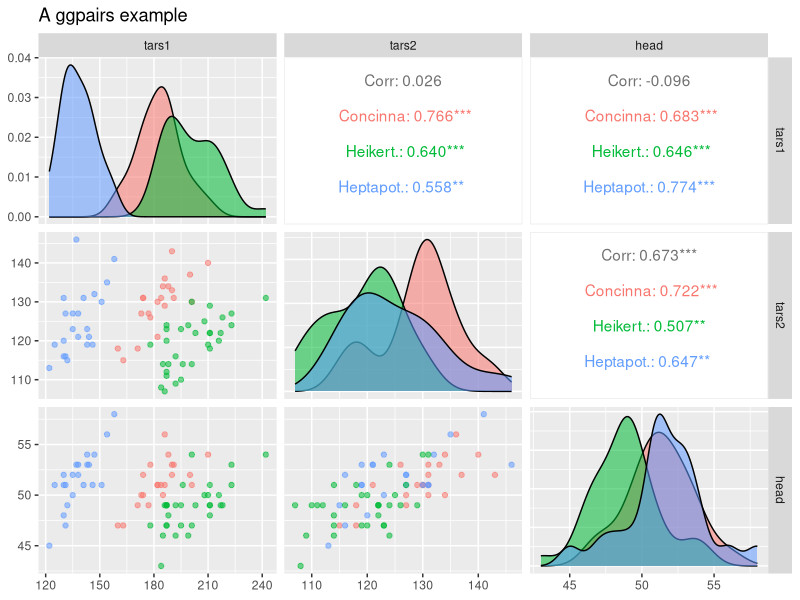

Generate this figure with R:
#load package
library("GGally")

#load data
data(flea)

#make a chart
ggpairs(flea, columns = 2:4, ggplot2::aes(colour=species, alpha = 0.3)) +
  ggtitle("A ggpairs example")
